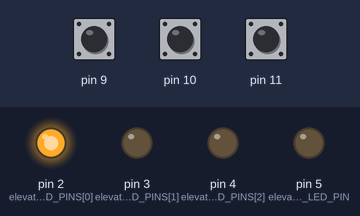
The sketch below on a simulated Arduino Uno, built with avr-gcc and run on an emulated ATmega328P. Shown: output pins drawn as LEDs (lit = HIGH). Dashed ring = blinking. Inputs (shaded band) come from the test bench; at power-on: pin 10 HIGH, pin 9 HIGH, pin 11 HIGH.

Above: at 1.2 s.
1.3 s: pin 10 pulled LOW for 0.15 s
At 3.4 s:
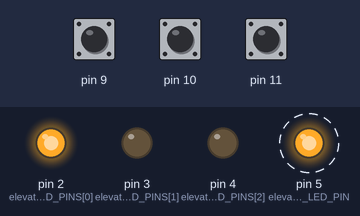
4.4 s: pin 9 pulsed LOW 5 times (0.12 s each, 0.3 s apart)
At 6.1 s:
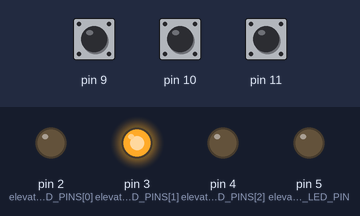
Timing chart, 0 to 11.2 s (numbered marks = the images above; inputs shaded):
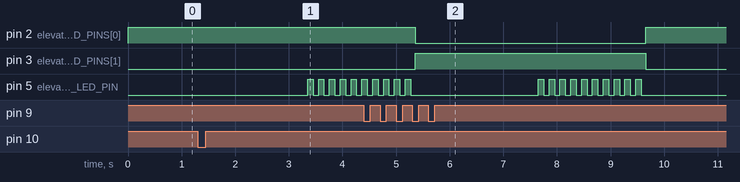

Measured:
- after the input at 1.3 s, pin 5 (elevator_moving_LED_PIN): alternates HIGH for 0.10 s and LOW for 0.10 s, starting after 2.1 s

The sketch:

homework03-without-queue.ino
```cpp
/*
  Elevator wannabe

  Small circuit that is simulating a 3-floor elevator control system using
  LEDs and buttons.

  Circuit components:
  - INPUT:
    - DIGITAL (PWM~) 9:  button that calls the elevator on floor 0
    - DIGITAL (PWM~) 10: button that calls the elevator on floor 1
    - DIGITAL (PWM~) 11: button that calls the elevator on floor 2
  - OUTPUT
    - DIGITAL 2:        led that is ON when the elevator is at floor 0
    - DIGITAL (PWM~) 3: led that is ON when the elevator is at floor 0
    - DIGITAL 4:         led that is ON when the elevator is at floor 0

    Created 28-10-2023
    By Olaeriu Vlad Mihai
*/

// each floor of the elevator will have an LED connected to a PIN,
// this array holds the PINS used for this elevator as:
// floor 0 has PIN 2: elevator_floor_LED_PINS[0] = 2
const int elevator_floor_LED_PINS[] = {2, 3, 4};
byte elevator_floor_LED_states[] = {HIGH, LOW, LOW};

// the PIN of the button that will blink during the elevator movement
const int elevator_moving_LED_PIN = 5;
byte elevator_moving_LED_state = LOW;
// variable that will decide if the elevator moving LED is blinking
byte elevator_moving_LED_blinking_state = LOW;
// the time when the last blinking of the moving elevator's LED occured
unsigned long elevator_moving_LED_last_blinking = 0;
// the minimum interval when blinking can occur
const int elevator_moving_LED_blinking_interval = 100;

// data structure that will hold information
// about the button on each floor of the elevator
struct elevator_button{
  const int button_PIN;                 // the PIN to which the button is connected
  int floor;                            // the elevator floor assigned to the button
  byte current_button_state;            // the current state of the button's PIN
  byte last_button_state;               // the previous state of the button's PIN
  unsigned long last_debounce_time;     // the last time the button state has changed
};
// initialize buttons for every floor of the elevator
elevator_button elevator_floor_0_button = {9,  0, LOW, LOW, 0};
elevator_button elevator_floor_1_button = {10, 1, LOW, LOW, 0};
elevator_button elevator_floor_2_button = {11, 2, LOW, LOW, 0};
// the minimum time that a reading state must persist
// to consider it an actual action, not a noise
unsigned long debounce_delay = 50;

// variable that will tell if the elevator is moving
byte elevator_is_moving = LOW;
// which floor is the elevator currently at
int elevator_current_floor = 0;
int elevator_destination_floor = 0;
// depending on the destination floor, the variable
// will be 1/-1, meaning: moving up or moving down
int elevator_direction = 1;
// the last time the elevator has moved
unsigned long elevator_last_movement_time = 0;

// LOW if the doors are closed, HIGH if they are opened
byte elevator_doors = LOW;
// the time since the doors state has changed
unsigned long elevator_doors_state_change_time = 0;
// the time it takes for the elevator to
// move to the next floor or to
// close/open its doors
const int elevator_actions_interval = 2000;

void setup() {
  // put your setup code here, to run once:
  pinMode(elevator_floor_LED_PINS[0], OUTPUT);
  pinMode(elevator_floor_LED_PINS[1], OUTPUT);
  pinMode(elevator_floor_LED_PINS[2], OUTPUT);
  pinMode(elevator_moving_LED_PIN, OUTPUT);

  pinMode(elevator_floor_0_button.button_PIN, INPUT_PULLUP);
  pinMode(elevator_floor_1_button.button_PIN, INPUT_PULLUP);
  pinMode(elevator_floor_2_button.button_PIN, INPUT_PULLUP);

  Serial.begin(9600);
}

void loop() {
  // handle each button of the elevator
  elevator_button_handler(elevator_floor_0_button);
  elevator_button_handler(elevator_floor_1_button);
  elevator_button_handler(elevator_floor_2_button);

  elevator_tries_closing_doors();
  elevator_tries_moving();

  // write digital signals to each LED
  digitalWrite(elevator_floor_LED_PINS[0], elevator_floor_LED_states[0]);
  digitalWrite(elevator_floor_LED_PINS[1], elevator_floor_LED_states[1]);
  digitalWrite(elevator_floor_LED_PINS[2], elevator_floor_LED_states[2]);

  elevator_moving_LED_handler();
}

/*
  Function that checks if the blicking state of the elevator moving LED
  has changed. If the state is TRUE, blink the LED once in 50 ms.
  [ write digital signal every 50 ms ]
*/
void elevator_moving_LED_handler(){
  if(elevator_moving_LED_blinking_state == HIGH){
    if((millis() - elevator_moving_LED_last_blinking) > elevator_moving_LED_blinking_interval){
      // if the LED should be blinking, and at least 'elevator_moving_LED_flickering_interval' ms
      // have passed since the last blink, change the LED's state
      elevator_moving_LED_state = !elevator_moving_LED_state;
      // also, update the time when the last blinking happened
      elevator_moving_LED_last_blinking = millis();
    }
  } else{
    elevator_moving_LED_state = LOW;
  }

  // update the elevator moving LED'S PIN value
  digitalWrite(elevator_moving_LED_PIN, elevator_moving_LED_state);
}

/*
  Function that, using the debounce technique, reads the digital signal from
  the elevator button given as parameter and updates its state.

  If the button is active, it tries to move the elevator to the desired floor.
*/
void elevator_button_handler(elevator_button &elevator_button_){
  // read the state of the button from its digital PIN
  byte elevator_button_state = !digitalRead(elevator_button_.button_PIN);

  // if the state has changed, update the last debounce time of the button
  if(elevator_button_state != elevator_button_.last_button_state){
    elevator_button_.last_debounce_time = millis();
  }

  if((millis() - elevator_button_.last_debounce_time) > debounce_delay){
    // because it passed a certain debounce time, it means that the reading state
    // is not a noise, so the current state of the elevator button must be changed
    if(elevator_button_state != elevator_button_.current_button_state){
      elevator_button_.current_button_state = elevator_button_state;

      if(elevator_button_.current_button_state == HIGH){
        // if the button state is high, try to call the elevator
        // to the desired floor
        elevator_floor_change_handler(elevator_button_.floor);
      }
    }
  }

  // save the current state to be the last button state for the next iteration
  elevator_button_.last_button_state = elevator_button_state;
}

/*
  Function that will check if the elevator is moving in the current moment.

  If it is not, the destination floor of the elevator will be `destination_floor`
  parameter received in the function.
*/
void elevator_floor_change_handler(int destination_floor){
  // if the elevator is moving, ignore the desired change
  if(elevator_is_moving == HIGH){
    return;
  }

  // if the elevator is already on the desired floor
  if(destination_floor == elevator_current_floor){
    return;
  }

  if(destination_floor < 0 || destination_floor > 2){
    Serial.print("The elevator has only 3 floors! [0, 1, 2]. floor ");
    Serial.print(destination_floor);
    Serial.println(" has been required.");

    return;
  }

  elevator_doors = HIGH;
  // update the time when the elevator doors changed
  elevator_doors_state_change_time = millis();
  // update the elevator destination
  elevator_destination_floor = destination_floor;

  // update the direction of the elevator
  if(elevator_destination_floor > elevator_current_floor)
    elevator_direction = 1;
  else
    elevator_direction = -1;
}

/*
  Function that checks if the doors need to be closing.

  If they are closing, a certain amount of time needs to pass
  before the elevator will start moving.
*/
void elevator_tries_closing_doors(){
  if(elevator_doors == LOW)
    // if elevator doors are not closing, exit
    return;


  if((millis() - elevator_doors_state_change_time) > elevator_actions_interval){
    // if the amount of time has passed, elevator can start
    // moving, and the the elevator moving LED will start blinking
    elevator_doors = LOW;
    elevator_is_moving = HIGH;
    elevator_last_movement_time = millis();
    elevator_moving_LED_blinking_state = HIGH;
  }
}

/*
  Function that checks if the elevator is moving.

  If it is moving, a certain amount of time needs to pass
  before it reaches the next floor.
*/
void elevator_tries_moving(){
    if(elevator_is_moving == HIGH){
      if((millis() - elevator_last_movement_time) > elevator_actions_interval){
        // if the elevator "has been moving" for more than `elevator_moving_interval` ms
        // it means it has reached the next floor
        elevator_last_movement_time = millis();

        // the passed floor LED will be turned off
        elevator_floor_LED_states[elevator_current_floor] = LOW;
        elevator_current_floor += elevator_direction;
        // the newly reached floor LED will be turned on
        elevator_floor_LED_states[elevator_current_floor] = HIGH;

        if(elevator_current_floor == elevator_destination_floor){
          // if the elevator recahed the destination,
          // stops moving, opens the doors, and the LED stops blinking
          elevator_is_moving = LOW;
          elevator_moving_LED_blinking_state = LOW;
        }
      }
    }
}
```
